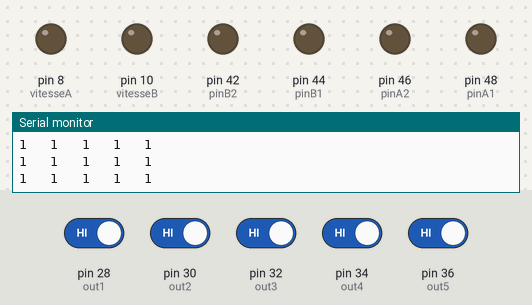
A sketch run on a simulated Arduino Mega 2560, built with avr-gcc and run on an emulated ATmega2560. Parts: output pins drawn as LEDs (lit = HIGH), the last lines printed to the serial monitor. The test bench sets the inputs (shaded band); at power-on: pin 28 (out1), pin 30 (out2), pin 32 (out3), pin 34 (out4), pin 36 (out5) HIGH. At 7.4 s the program stops and its outputs stay as they are.

Above: at 1.2 s.
1.3 s: pin 28 (out1) driven LOW
At 1.9 s:
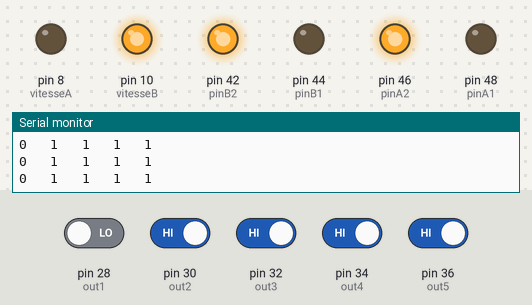
2.8 s: pin 28 (out1) driven HIGH and pin 30 (out2) driven LOW
At 3.1 s:
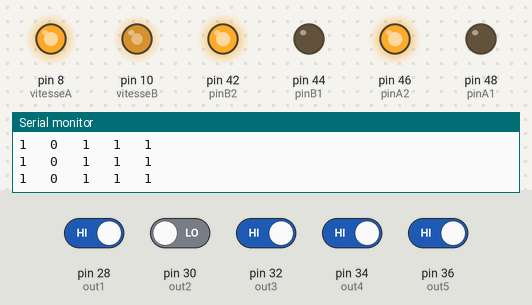
4.3 s: pin 30 (out2) driven HIGH and pin 32 (out3) driven LOW
At 5.5 s:
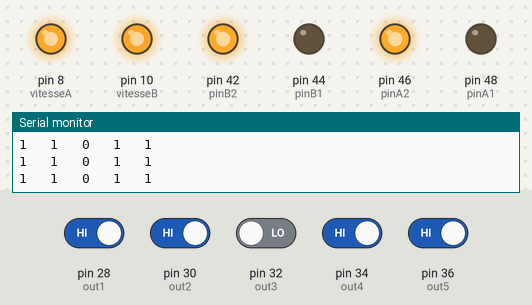
5.8 s: pin 34 (out4) driven LOW
At 7.0 s:
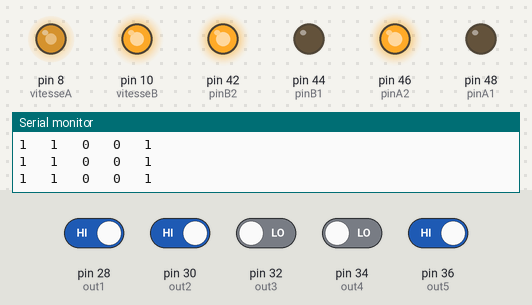
7.3 s: pin 36 (out5) driven LOW
At 8.4 s:
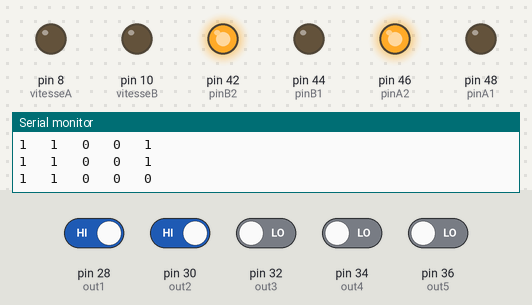
Timing chart, 0 to 8.9 s (numbered marks = the images above; inputs shaded):
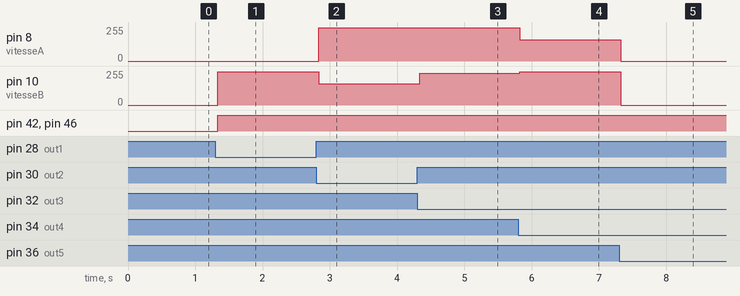

The sketch:

ME_suiveur.ino
```cpp
 int out2 = 30;
int out1 = 28;
int out3 = 32;
int out4 = 34;
int out5 = 36;
int capteur_r;
int capteur_rm;
int capteur_m;
int capteur_lm;
int capteur_l;
//moteur left
int vitesseA = 8;//Left
int pinA1 = 48;
int pinA2 = 46;
int pinB2 = 42;
int pinB1 = 44;
int vitesseB = 10;//

void setup() {
  Serial.begin(9600);
  pinMode (out1, INPUT);
  pinMode (out2, INPUT);
  pinMode (out3, INPUT);
  pinMode (out4, INPUT);
  pinMode (out5, INPUT);
  pinMode(vitesseA , OUTPUT);
  pinMode(pinA1 , OUTPUT);
  pinMode(pinA2 , OUTPUT);
  pinMode(pinB2 , OUTPUT);
  pinMode(pinB1 , OUTPUT);
  pinMode(vitesseB , OUTPUT);
}

void forward() {
  digitalWrite(pinA1 , LOW);
  digitalWrite(pinA2, HIGH);
  analogWrite(vitesseB , 240); //RIGHT
  digitalWrite(pinB1 , LOW);
  digitalWrite(pinB2 , HIGH);
  analogWrite(vitesseA , 250); //LEFT
}

void stop_f() {
  digitalWrite(pinA1 , LOW);
  digitalWrite(pinA2, HIGH);
  analogWrite(vitesseB ,0); //RIGHT
  digitalWrite(pinB1 , LOW);
  digitalWrite(pinB2 , HIGH);
  analogWrite(vitesseA , 0); //LEFT
}

void left() {
  digitalWrite(pinA1 , LOW);
  digitalWrite(pinA2 , HIGH);
  analogWrite(vitesseB , 160); //R
  digitalWrite(pinB1 , LOW);
  digitalWrite(pinB2 , HIGH);//L
  analogWrite(vitesseA , 250 );
}
void right() {
  digitalWrite(pinA1 , LOW);
  digitalWrite(pinA2 , HIGH);
  analogWrite(vitesseB , 250);//R
  digitalWrite(pinB1 , LOW);
  digitalWrite(pinB2 , HIGH);
  analogWrite(vitesseA , 160);//L
}


void Moveleft() {
  digitalWrite(pinA1 , LOW);
  digitalWrite(pinA2 , HIGH);
  analogWrite(vitesseB , 250);//R
  digitalWrite(pinB1 , LOW);
  digitalWrite(pinB2 , HIGH);//L
  analogWrite(vitesseA , 0);
}

void Moveright() {
  digitalWrite(pinA1 , LOW);
  digitalWrite(pinA2 , HIGH);
  analogWrite(vitesseB , 0);//R
  digitalWrite(pinB1 , LOW);
  digitalWrite(pinB2 , HIGH);//L
  analogWrite(vitesseA , 250);
}

void loop() {
  capteur_lm = digitalRead(out2);
  capteur_l = digitalRead(out1);
  capteur_m = digitalRead(out3);
  capteur_rm = digitalRead(out4);
  capteur_r = digitalRead(out5);
  Serial.print(capteur_l );
  Serial.print("   ");
    Serial.print(capteur_lm );
  Serial.print("   ");
  Serial.print(capteur_m );
  Serial.print("   ");
  Serial.print(capteur_rm );
  Serial.print("   ");
  Serial.println(capteur_r );
  if (capteur_l == 0) {
    Moveleft();
  }
  else if( capteur_lm == 0 ){
    left();
  }
  else if (capteur_r == 0 ) {
    Moveright();
  }
  else if (capteur_rm == 0 ) {
    right();
  }
  else if (capteur_m == 0) {
    forward();
  }
  while (capteur_l == 0 && capteur_lm == 0 && capteur_m == 0) {
    stop_f();
  }
  while(capteur_r == 0 && capteur_rm == 0 && capteur_m == 0) {
    stop_f();
  }
  while(capteur_r == 0 && capteur_rm == 0 && capteur_m == 0 && capteur_l == 0 && capteur_lm == 0) {
    stop_f();
  }
}
```

Measured:
- after the input at 1.3 s, pin 10 (vitesseB): 0/255 → 250/255 at once; pin 42 (pinB2), pin 46 (pinA2): LOW → HIGH at once
- after the input at 2.8 s, pin 8 (vitesseA): 0/255 → 250/255 at once; pin 10 (vitesseB): 250/255 → 160/255 at once
- after the input at 4.3 s, pin 10 (vitesseB): 160/255 → 240/255 at once
- after the input at 5.8 s, pin 8 (vitesseA): 250/255 → 160/255 at once; pin 10 (vitesseB): 240/255 → 250/255 at once
- after the input at 7.3 s, pin 8 (vitesseA): 160/255 → 0/255 at once; pin 10 (vitesseB): 250/255 → 0/255 at once
